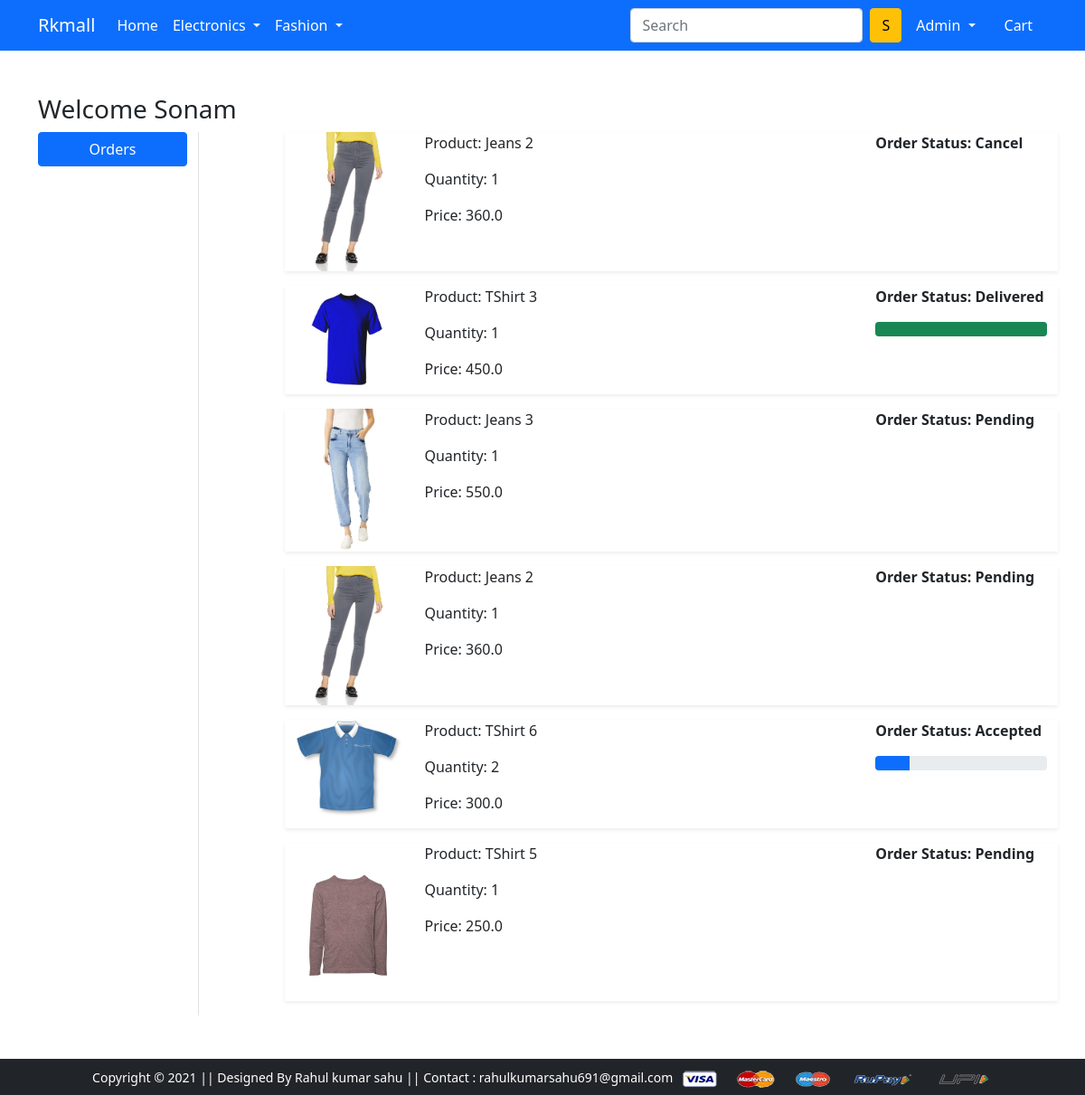
Screenshot of /orders/ (signed in) with the database file from the repository.
### app/models.py (models this page shows, shortened)
class OrderPlaced(models.Model):
 user = models.ForeignKey(User, on_delete=models.CASCADE)
 customer = models.ForeignKey(Customer, on_delete=models.CASCADE)
 product = models.ForeignKey(Product, on_delete=models.CASCADE)
 quantity = models.PositiveIntegerField(default=1)
 ordered_date = models.DateTimeField(auto_now_add=True)
 status = models.CharField(max_length=50,choices=STATUS_CHOICES,default='Pending')
 @property
 def total_cost(self):
   return self.quantity * self.product.discounted_price

class Product(models.Model):
 title = models.CharField(max_length=100)
 selling_price = models.FloatField()
 discounted_price = models.FloatField()
 description = models.TextField()
 brand = models.CharField(max_length=100)
 category = models.CharField( choices=CATEGORY_CHOICES, max_length=2)
 product_image = models.ImageField(upload_to='productimg')

### app/views.py (the view)
# urls.py: path('orders/', views.orders, name='orders'),
@login_required
def orders(request):
	op = OrderPlaced.objects.filter(user=request.user)
	return render(request, 'app/orders.html', {'order_placed':op})

### app/templates/app/orders.html (shortened to what this page needs)
{% extends 'app/base.html' %}
{% load static %}
{% block main-content %}
<div class="container my-5">
 <div class="row">
 <h3>Welcome Sonam</h3>
  <div class="col-sm-2 border-end">
   <ul class="list-unstyled">
    <li class="d-grid"><a href="{% url 'orders' %}" class="btn btn-primary">Orders</a></li>
   </ul>
  </div>
  <div class="col-sm-9 offset-sm-1">
  {% for op in order_placed %}
   <div class="row shadow-sm mb-3">
    <div class="col-sm-2">
     <img src="{{op.product.product_image.url}}" alt="" srcset="" class="img-fluid" height="150" width="150">
    </div>
    <div class="col-sm-7">
     <p>Product: {{op.product.title}}</p>
     <p>Quantity: {{op.quantity}}</p>
     <p>Price: {{op.total_cost}}</p>
    </div>
    <div class="col-sm-3 fw-bold">
     <p>Order Status: {{op.status}}</p>
      {% if op.status == 'Accepted' %}
      <div class="progress">
       <div class="progress-bar" role="progressbar" style="width: 20%" aria-valuenow="20" aria-valuemin="0" aria-valuemax="100"></div>
      </div>
      {% endif %}
      {% if op.status == 'Delivered' %}
      <div class="progress">
       <div class="progress-bar bg-success" role="progressbar" style="width: 100%" aria-valuenow="100" aria-valuemin="0" aria-valuemax="100"></div>
      </div>
      {% endif %}
    </div>
   </div>
   {% endfor %}
  </div>
 </div>
</div>
{% endblock main-content %}

### app/templates/app/base.html (shortened to what this page needs)
<!doctype html>
{% load static %}
<html lang="en">
  <head>
    <link href="https://cdn.jsdelivr.net/npm/bootstrap@5.0.0-beta1/dist/css/bootstrap.min.css" rel="stylesheet">
    <link rel="stylesheet" href="{% static 'app/css/owl.carousel.min.css' %}">
    <link rel="stylesheet" href="{% static 'app/css/all.min.css' %}">
    <link rel="stylesheet" href="{% static 'app/css/style.css' %}">
  </head>
  <body>
    <nav class="navbar navbar-expand-lg navbar-dark bg-primary">
     <div class="container">
       <a class="navbar-brand" href="/">Rkmall</a>
       <div class="collapse navbar-collapse" id="navbarSupportedContent">
         <ul class="navbar-nav me-auto mb-2 mb-lg-0">
           <li class="nav-item">
             <a class="nav-link active" aria-current="page" href="/">Home</a>
           </li>
           <li class="nav-item dropdown">
             <a class="nav-link dropdown-toggle text-white" href="#" id="electronicsDropdown" role="button" data-bs-toggle="dropdown" aria-expanded="false">
               Electronics
             </a>
           </li>
           <li class="nav-item dropdown">
             <a class="nav-link dropdown-toggle text-white" href="#" id="fashionDropdown" role="button" data-bs-toggle="dropdown" aria-expanded="false">
               Fashion
             </a>
           </li>
         </ul>
         <form class="d-flex">
           <input class="form-control me-2" type="search" placeholder="Search" aria-label="Search">
           <button class="btn btn-warning" type="submit">S</button>
         </form>
         <div>
          <ul class="navbar-nav me-auto mb-2 mb-lg-0">
          {% if request.user.is_authenticated %}
           <li class="nav-item dropdown mx-2">
              <a class="nav-link dropdown-toggle text-white" href="#" id="profileDropdown" role="button" data-bs-toggle="dropdown" aria-expanded="false">
                {{request.user.username|capfirst}}
              </a>
            </li>
            <li class="nav-item mx-2">
              <a href="{% url 'showcart' %}" class="nav-link text-white"> Cart </a>
            </li>
            {% endif %}
          </ul>
         </div>
       </div>
     </div>
    </nav>
    {% block main-content %} {% endblock main-content %}
    <footer class="container-fluid bg-dark text-center p-2 mt-5">
        <small class="text-white">Copyright &copy; 2021 || Designed By Rahul kumar sahu || Contact : rahulkumarsahu691@gmail.com </small>
        <img src="{% static 'app/images/payment.png' %}" alt="" srcset="" class="img-fluid" height="2px">
    </footer>
  </body>
</html>

### rows the page displays
OrderPlaced: product.product_image (picture), product "Jeans 2", quantity "1", total_cost "360.0", status "Cancel"
OrderPlaced: product.product_image (picture), product "TShirt 3", quantity "1", total_cost "450.0", status "Delivered"
OrderPlaced: product.product_image (picture), product "Jeans 3", quantity "1", total_cost "550.0", status "Pending"
OrderPlaced: product.product_image (picture), product "Jeans 2", quantity "1", total_cost "360.0", status "Pending"
OrderPlaced: product.product_image (picture), product "TShirt 6", quantity "2", total_cost "300.0", status "Accepted"
OrderPlaced: product.product_image (picture), product "TShirt 5", quantity "1", total_cost "250.0", status "Pending"

### other values shown
{{ request.user.username|capfirst }} "Admin"
